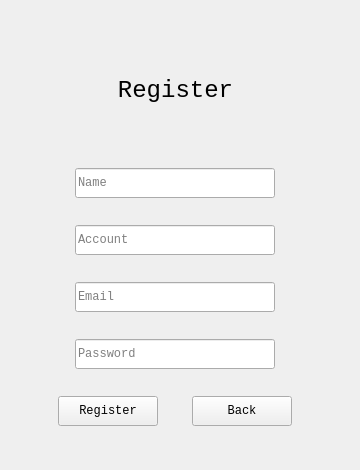
<?xml version="1.0" encoding="UTF-8"?>
<ui version="4.0">
 <class>registerwindow</class>
 <widget class="QWidget" name="registerwindow">
  <property name="windowModality">
   <enum>Qt::ApplicationModal</enum>
  </property>
  <property name="enabled">
   <bool>true</bool>
  </property>
  <property name="geometry">
   <rect>
    <x>0</x>
    <y>0</y>
    <width>360</width>
    <height>470</height>
   </rect>
  </property>
  <property name="font">
   <font>
    <family>Consolas</family>
   </font>
  </property>
  <property name="contextMenuPolicy">
   <enum>Qt::DefaultContextMenu</enum>
  </property>
  <property name="windowTitle">
   <string>Register</string>
  </property>
  <widget class="QWidget" name="verticalLayoutWidget">
   <property name="geometry">
    <rect>
     <x>30</x>
     <y>20</y>
     <width>291</width>
     <height>431</height>
    </rect>
   </property>
   <layout class="QVBoxLayout" name="verticalLayout">
    <item>
     <layout class="QVBoxLayout" name="verticalLayout_2">
      <item>
       <widget class="QLabel" name="label">
        <property name="sizePolicy">
         <sizepolicy hsizetype="Preferred" vsizetype="Maximum">
          <horstretch>0</horstretch>
          <verstretch>0</verstretch>
         </sizepolicy>
        </property>
        <property name="maximumSize">
         <size>
          <width>300</width>
          <height>100</height>
         </size>
        </property>
        <property name="font">
         <font>
          <family>Consolas</family>
          <pointsize>18</pointsize>
         </font>
        </property>
        <property name="text">
         <string>Register</string>
        </property>
        <property name="alignment">
         <set>Qt::AlignCenter</set>
        </property>
       </widget>
      </item>
     </layout>
    </item>
    <item>
     <layout class="QHBoxLayout" name="horizontalLayout_5">
      <item>
       <widget class="QLineEdit" name="nameIn">
        <property name="sizePolicy">
         <sizepolicy hsizetype="Minimum" vsizetype="Maximum">
          <horstretch>0</horstretch>
          <verstretch>0</verstretch>
         </sizepolicy>
        </property>
        <property name="maximumSize">
         <size>
          <width>200</width>
          <height>30</height>
         </size>
        </property>
        <property name="inputMask">
         <string/>
        </property>
        <property name="maxLength">
         <number>32767</number>
        </property>
        <property name="placeholderText">
         <string>Name</string>
        </property>
       </widget>
      </item>
     </layout>
    </item>
    <item>
     <layout class="QHBoxLayout" name="horizontalLayout_2">
      <item>
       <widget class="QLineEdit" name="raccIn">
        <property name="sizePolicy">
         <sizepolicy hsizetype="Minimum" vsizetype="Maximum">
          <horstretch>0</horstretch>
          <verstretch>0</verstretch>
         </sizepolicy>
        </property>
        <property name="maximumSize">
         <size>
          <width>200</width>
          <height>30</height>
         </size>
        </property>
        <property name="font">
         <font>
          <family>Consolas</family>
         </font>
        </property>
        <property name="layoutDirection">
         <enum>Qt::LeftToRight</enum>
        </property>
        <property name="inputMethodHints">
         <set>Qt::ImhDigitsOnly</set>
        </property>
        <property name="maxLength">
         <number>20</number>
        </property>
        <property name="alignment">
         <set>Qt::AlignLeading|Qt::AlignLeft|Qt::AlignVCenter</set>
        </property>
        <property name="placeholderText">
         <string>Account</string>
        </property>
       </widget>
      </item>
     </layout>
    </item>
    <item>
     <layout class="QHBoxLayout" name="horizontalLayout_3">
      <item>
       <widget class="QLineEdit" name="emailIn">
        <property name="maximumSize">
         <size>
          <width>200</width>
          <height>30</height>
         </size>
        </property>
        <property name="font">
         <font>
          <family>Consolas</family>
         </font>
        </property>
        <property name="maxLength">
         <number>20</number>
        </property>
        <property name="echoMode">
         <enum>QLineEdit::Normal</enum>
        </property>
        <property name="placeholderText">
         <string>Email</string>
        </property>
       </widget>
      </item>
     </layout>
    </item>
    <item>
     <layout class="QHBoxLayout" name="horizontalLayout_4">
      <item>
       <widget class="QLineEdit" name="pwdIn">
        <property name="sizePolicy">
         <sizepolicy hsizetype="Expanding" vsizetype="Maximum">
          <horstretch>0</horstretch>
          <verstretch>0</verstretch>
         </sizepolicy>
        </property>
        <property name="maximumSize">
         <size>
          <width>200</width>
          <height>30</height>
         </size>
        </property>
        <property name="font">
         <font>
          <family>Consolas</family>
         </font>
        </property>
        <property name="maxLength">
         <number>20</number>
        </property>
        <property name="echoMode">
         <enum>QLineEdit::Password</enum>
        </property>
        <property name="placeholderText">
         <string>Password</string>
        </property>
       </widget>
      </item>
     </layout>
    </item>
    <item>
     <layout class="QHBoxLayout" name="horizontalLayout">
      <item>
       <widget class="QPushButton" name="registerBtn">
        <property name="maximumSize">
         <size>
          <width>100</width>
          <height>30</height>
         </size>
        </property>
        <property name="font">
         <font>
          <family>Consolas</family>
         </font>
        </property>
        <property name="text">
         <string>Register</string>
        </property>
        <property name="shortcut">
         <string>Return</string>
        </property>
       </widget>
      </item>
      <item>
       <widget class="QPushButton" name="backBtn">
        <property name="maximumSize">
         <size>
          <width>100</width>
          <height>30</height>
         </size>
        </property>
        <property name="font">
         <font>
          <family>Consolas</family>
         </font>
        </property>
        <property name="text">
         <string>Back</string>
        </property>
       </widget>
      </item>
     </layout>
    </item>
   </layout>
  </widget>
 </widget>
 <resources/>
 <connections/>
</ui>
